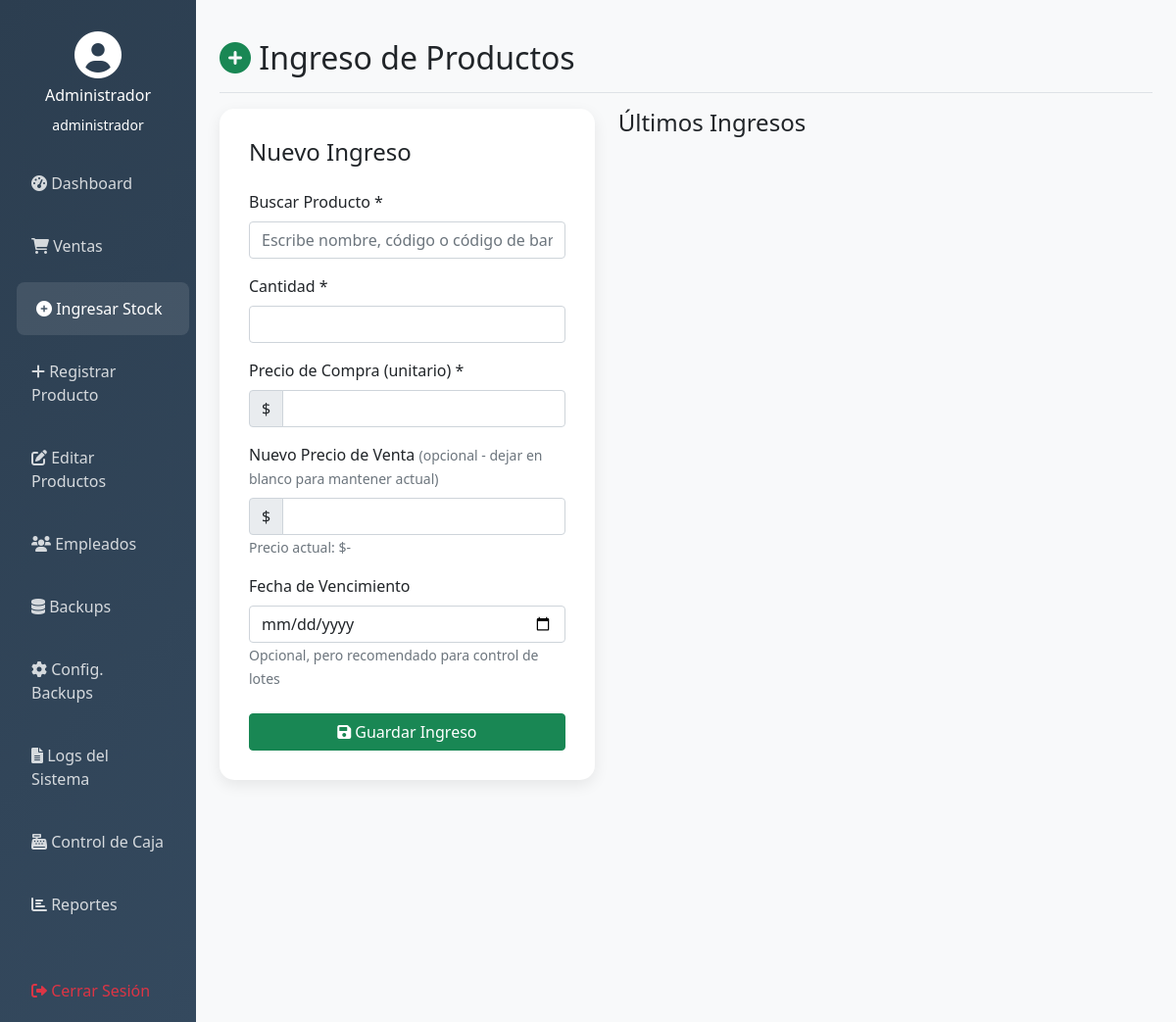
The page /ingresos.php (signed in) on the database as committed earlier.
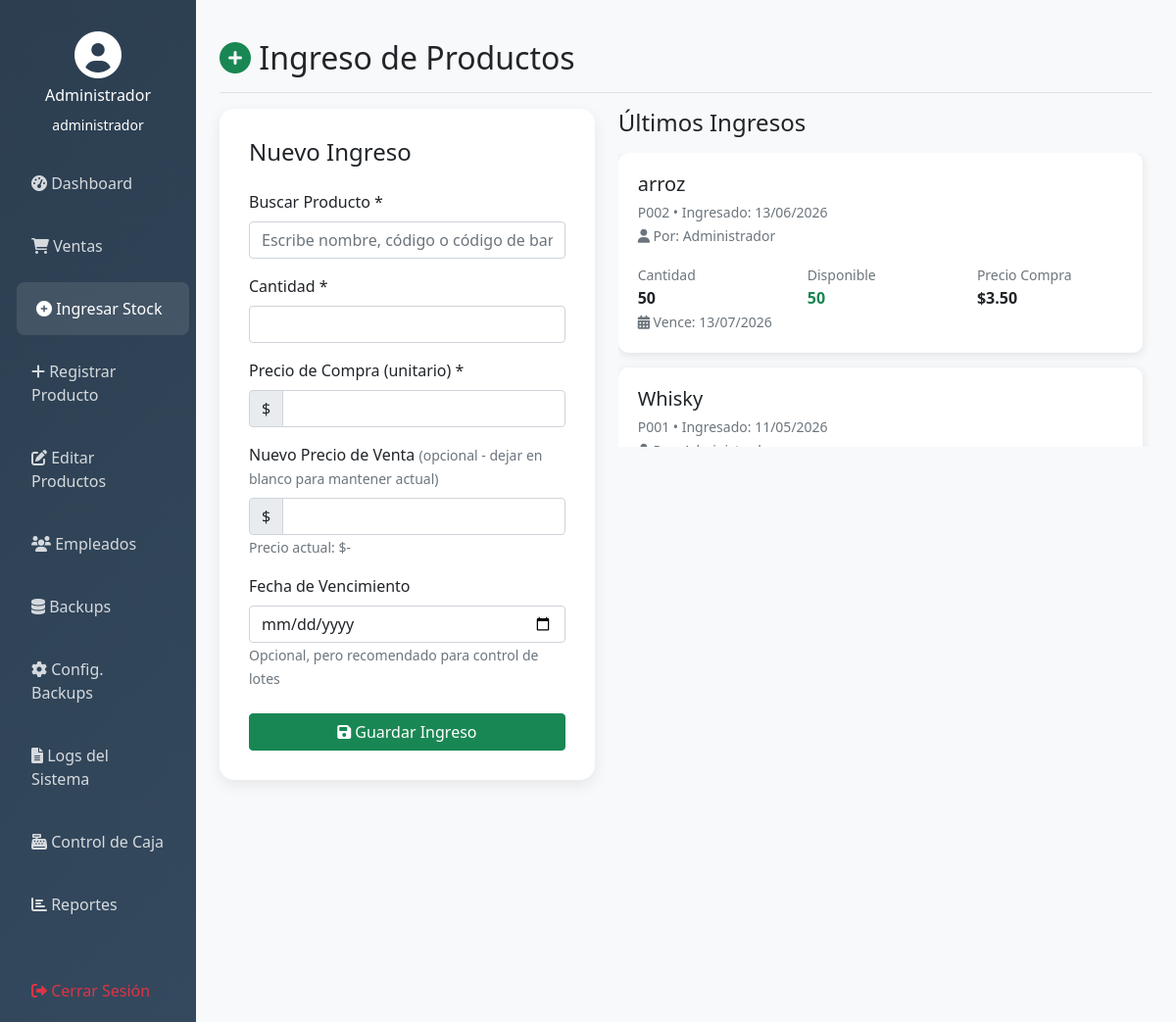
The same page on the database as committed later.
### tables this page shows
CREATE TABLE `lotes` (
  `id` int(11) NOT NULL AUTO_INCREMENT,
  `producto_id` int(11) NOT NULL,
  `cantidad` int(11) NOT NULL,
  `cantidad_disponible` int(11) NOT NULL,
  `precio_compra` decimal(10,2) NOT NULL,
  `fecha_vencimiento` date DEFAULT NULL,
  `fecha_ingreso` timestamp NOT NULL DEFAULT current_timestamp(),
  `empleado_id` int(11) DEFAULT NULL,
  `activo` tinyint(1) DEFAULT 1,
  PRIMARY KEY (`id`),
  KEY `idx_producto` (`producto_id`),
  KEY `idx_vencimiento` (`fecha_vencimiento`),
  KEY `idx_activo` (`activo`,`cantidad_disponible`),
  KEY `empleado_id` (`empleado_id`),
  CONSTRAINT `lotes_ibfk_1` FOREIGN KEY (`producto_id`) REFERENCES `productos` (`id`) ON DELETE CASCADE,
  CONSTRAINT `lotes_ibfk_2` FOREIGN KEY (`empleado_id`) REFERENCES `empleados` (`id`) ON DELETE SET NULL
);

CREATE TABLE `productos` (
  `id` int(11) NOT NULL AUTO_INCREMENT,
  `codigo` varchar(20) NOT NULL,
  `codigo_barras` varchar(50) DEFAULT NULL,
  `nombre` varchar(150) NOT NULL,
  `categoria` varchar(50) DEFAULT NULL,
  `precio_venta` decimal(10,2) NOT NULL,
  `stock_minimo` int(11) DEFAULT 10,
  `descripcion` text DEFAULT NULL,
  `empleado_id` int(11) DEFAULT NULL,
  `activo` tinyint(1) DEFAULT 1,
  `created_at` timestamp NOT NULL DEFAULT current_timestamp(),
  `updated_at` timestamp NOT NULL DEFAULT current_timestamp() ON UPDATE current_timestamp(),
  PRIMARY KEY (`id`),
  UNIQUE KEY `codigo` (`codigo`),
  KEY `idx_codigo_barras` (`codigo_barras`),
  KEY `idx_nombre` (`nombre`),
  KEY `empleado_id` (`empleado_id`),
  CONSTRAINT `productos_ibfk_1` FOREIGN KEY (`empleado_id`) REFERENCES `empleados` (`id`) ON DELETE SET NULL
);

CREATE TABLE `empleados` (
  `id` int(11) NOT NULL AUTO_INCREMENT,
  `nombre` varchar(100) NOT NULL,
  `usuario` varchar(50) NOT NULL,
  `password` varchar(255) NOT NULL,
  `rol` enum('administrador','empleado') DEFAULT 'empleado',
  `activo` tinyint(1) DEFAULT 1,
  `created_at` timestamp NOT NULL DEFAULT current_timestamp(),
  PRIMARY KEY (`id`),
  UNIQUE KEY `usuario` (`usuario`)
);

### ingresos.php (the view, shortened to what the changed rows need)
<?php
$db = getDB();
$usuario_rol = $_SESSION['usuario']['rol'];
if ($usuario_rol === 'administrador') {
    $lotes = $db->query("
        SELECT l.*, p.nombre as producto_nombre, p.codigo, e.nombre as empleado_nombre
        FROM lotes l
        JOIN productos p ON l.producto_id = p.id
        LEFT JOIN empleados e ON l.empleado_id = e.id
        WHERE l.activo = TRUE
        ORDER BY l.fecha_ingreso DESC
        LIMIT 50
    ")->fetchAll();
}
?>
<!DOCTYPE html>
<html lang="es">
<head>
    <link href="https://cdn.jsdelivr.net/npm/bootstrap@5.1.3/dist/css/bootstrap.min.css" rel="stylesheet">
    <link rel="stylesheet" href="https://cdnjs.cloudflare.com/ajax/libs/font-awesome/6.0.0/css/all.min.css">
</head>
<body>
    <div class="container-fluid">
        <div class="row">
            <main class="col-md-9 ms-sm-auto col-lg-10 px-md-4 py-4">
                <div class="d-flex justify-content-between flex-wrap flex-md-nowrap align-items-center pt-3 pb-2 mb-3 border-bottom">
                    <h1 class="h2"><i class="fas fa-plus-circle text-success"></i> Ingreso de Productos</h1>
                </div>
                <div class="row">
                    <div class="col-lg-7">
                        <div class="lotes-scrollable">
                        <?php foreach ($lotes as $lote):
                        ?>
                            <div class="lote-card">
                                <div class="d-flex justify-content-between align-items-start">
                                    <div>
                                        <h5 class="mb-1"><?php echo htmlspecialchars($lote['producto_nombre']); ?></h5>
                                        <small class="text-muted"><?php echo $lote['codigo']; ?> • Ingresado: <?php echo date('d/m/Y', strtotime($lote['fecha_ingreso'])); ?></small>
                                        <?php if ($usuario_rol === 'administrador' && isset($lote['empleado_nombre'])): ?>
                                            <br><small class="text-muted"><i class="fas fa-user"></i> Por: <?php echo htmlspecialchars($lote['empleado_nombre']); ?></small>
                                        <?php endif; ?>
                                    </div>
                                </div>
                                <div class="row mt-3">
                                    <div class="col-4">
                                        <small class="text-muted">Cantidad</small>
                                        <p class="mb-0 fw-bold"><?php echo $lote['cantidad']; ?></p>
                                    </div>
                                    <div class="col-4">
                                        <small class="text-muted">Disponible</small>
                                        <p class="mb-0 fw-bold <?php echo $lote['cantidad_disponible'] < $lote['cantidad'] ? 'text-warning' : 'text-success'; ?>">
                                            <?php echo $lote['cantidad_disponible']; ?>
                                        </p>
                                    </div>
                                    <div class="col-4">
                                        <small class="text-muted">Precio Compra</small>
                                        <p class="mb-0 fw-bold">$<?php echo number_format($lote['precio_compra'], 2); ?></p>
                                    </div>
                                </div>
                                <?php if ($lote['fecha_vencimiento']): ?>
                                    <small class="text-muted">
                                        <i class="fas fa-calendar-alt"></i>
                                        Vence: <?php echo date('d/m/Y', strtotime($lote['fecha_vencimiento'])); ?>
                                    </small>
                                <?php endif; ?>
                            </div>
                        <?php endforeach; ?>
                        </div>
                    </div>
                </div>
            </main>
        </div>
    </div>
</body>
</html>

Rows that differ between the two databases and show on the page:
added lotes: producto.nombre "arroz", producto.codigo "P002", fecha_ingreso "13/06/2026", empleado.nombre "Administrador", cantidad "50", cantidad_disponible "50", precio_compra "3.50", fecha_vencimiento "13/07/2026"
added lotes: producto.nombre "Whisky", producto.codigo "P001", fecha_ingreso "11/05/2026"
